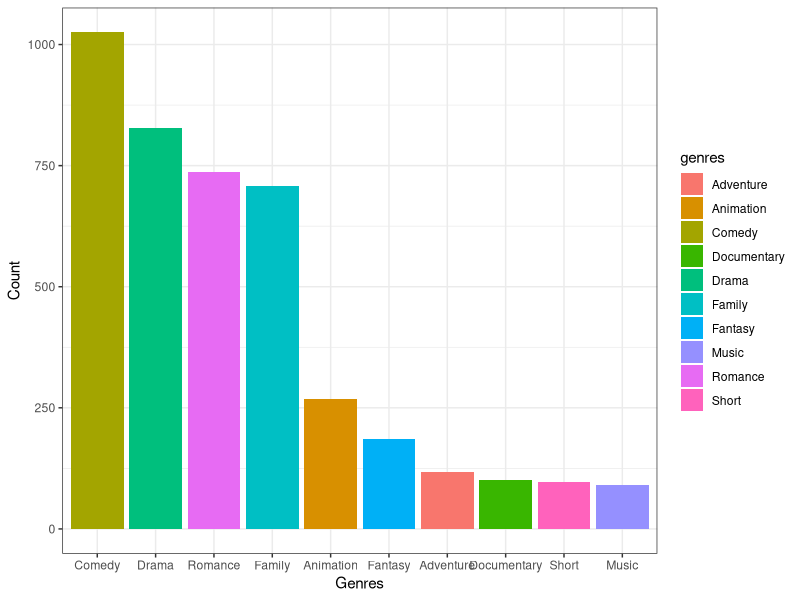

Recreate this plot in R.
## ---- chunk 1
#| echo: false
#| label: load libraries
#| message: false
#| warning: false

# Some global settings, data preparation and variables to ease the usage of different variables 
# without worrying to create or load in multiple places

# load tidyverse
library(tidyverse)
# load kableExtra
library(kableExtra)

# read data from github
holiday_movies <- readr::read_csv('holiday_movies.csv')
holiday_movie_genres <- readr::read_csv('holiday_movie_genres.csv')

# create a data frame where every genre name is a column
# and each will have value 0 or 1. Value 1 means it beolngs to that genre, 0 means doesnt belongs to that
holiday_movies_ext <- holiday_movies %>%
  mutate(copy_genres = genres) %>%  # keep the original genres column intact
  separate_rows(copy_genres, sep = ",") %>%  # split genres into separate rows
  mutate(dummy = 1) %>%  # create a dummy variable for each genre
  pivot_wider(names_from = copy_genres, values_from = dummy, values_fill = 0)  # pivot to wide format, fill with 0

# view the resulting data frame
# head(holiday_movies_ext)

# set theme
theme_set(theme_bw()) 
## ---- chunk 2
#| echo: false
#| warning: false
#| label: tbl-top-ten-genres-by-movie-count
#| tbl-cap: "Top 10 renres by number of movies."

# get top 10 genres by movie count
top_10_gnr_mv_count <- holiday_movies %>%
  separate_rows(genres, sep = ",") %>%
  group_by(genres) %>%
  summarise(Count = n()) %>%
  arrange(desc(Count)) %>%
  head(10)

# display the table
kable(top_10_gnr_mv_count, format = "latex", booktabs = TRUE)
## ---- chunk 3
#| echo: false
#| message: false
#| warning: false
#| label: fig-top-ten-genres-by-movie-count
#| fig-cap: "Top 10 genres by number of movies."
#| fig-height: 6
#| fig-width: 8
#| fig-align: center

# display the bar plot
ggplot(top_10_gnr_mv_count, aes(x = reorder(genres, -Count), y = Count, fill = genres)) +
  geom_bar(stat = "identity") +
  labs(x = "Genres", y = "Count")
